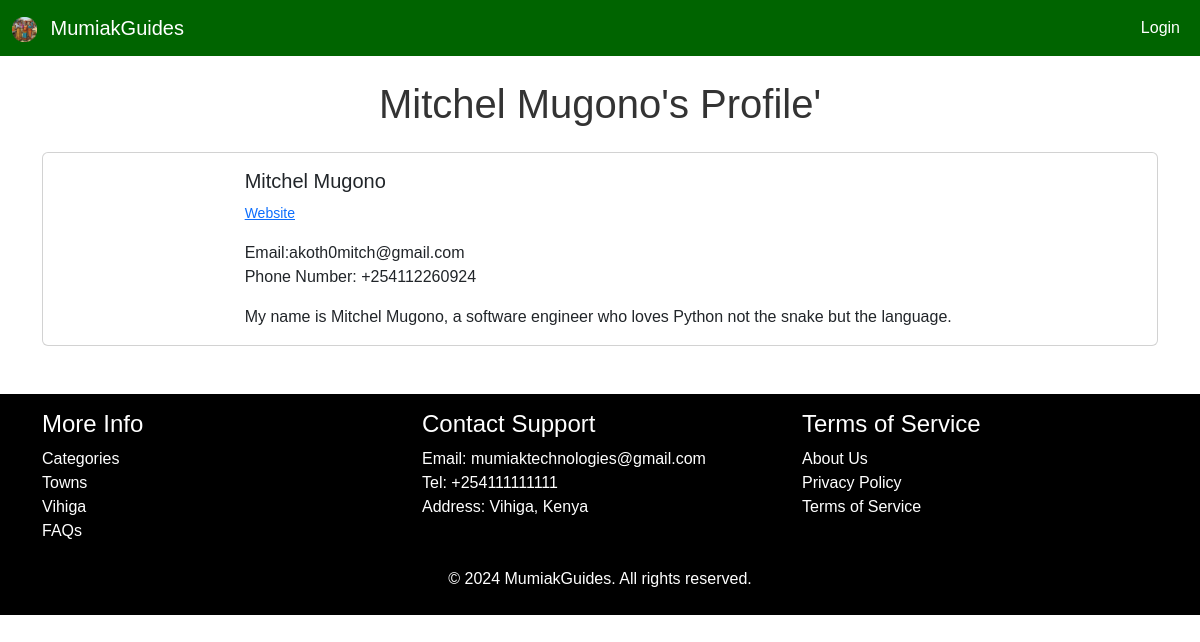
/users/1/profile/, run on an earlier commit of the app's database.
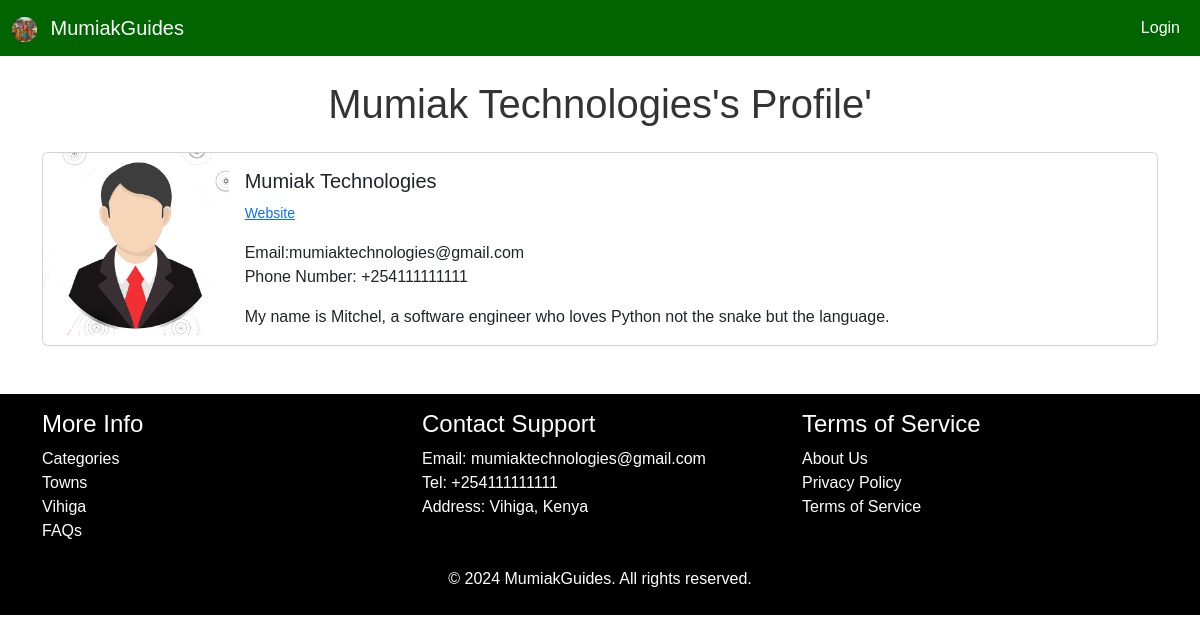
And on a later commit of the database.
### listings/models.py (models this page shows, shortened)
class UserProfile(models.Model):
    GENDER_CHOICES = [
        ('female', 'Female'),
        ('male', 'Male'),
        ('other', 'Other'),
        ('prefer_not_to_say', 'Prefer not to say'),
    ]
    user = models.OneToOneField(User, null=True, on_delete=models.CASCADE)
    bio = models.TextField()
    profile_pic = models.ImageField(null=True, blank=True, upload_to="profiles/")
    website_url = models.CharField(max_length=255, null=True, blank=True)
    x_url = models.CharField(max_length=255, null=True, blank=True)
    instagram_url = models.CharField(max_length=255, null=True, blank=True)
    tiktok_url = models.CharField(max_length=255, null=True, blank=True)
    facebook_url = models.CharField(max_length=255, null=True, blank=True)
    gender = models.CharField(max_length=20, choices=GENDER_CHOICES, null=True, blank=True)
    mobile_number = models.CharField(
        max_length=15,
        validators=[
            RegexValidator(
                regex=r'^\+?1?\d{9,15}$',
                message="Phone number must be entered in the format: '+999999999'. Up to 15 digits allowed."
            ),
        ],
        blank=True,
        null=True,
        help_text="Enter your mobile number in the format: '+999999999'. Up to 15 digits allowed."
    )

### users/views.py (the view)
# urls.py: path('<int:pk>/profile/', ProfilePageView.as_view(), name="user_profile"),
class ProfilePageView(DetailView):
    model = UserProfile
    template_name = "profile/user_profile.html"
    def get_context_data(self, *args, **kwargs):
        context = super(ProfilePageView, self).get_context_data(*args, **kwargs)
        page_user = get_object_or_404(UserProfile, id=self.kwargs['pk'])
        context["page_user"] = page_user
        return context

### users/templates/profile/user_profile.html (shortened to what this page needs)
{% extends 'base.html' %}
{% load static %}
{% block content %}
<h1 class="text-center mt-4">
    {{ page_user.user.first_name }} {{ page_user.user.last_name }}'s Profile'
</h1>
<div class="card mb-3 mt-4">
    <div class="row g-0">
        <div class="col-md-2">
            {% if page_user.profile_pic and page_user.profile_pic.url %}
            <img src="{{ page_user.profile_pic.url }}" class="img-fluid rounded-start"
                alt="{{ listing.owner.first_name }}">
            {% else %}
            <img src="{% static 'images/profile.png' %}" class="img-fluid rounded-start"
                alt="{{ listing.owner.first_name }}">
            {% endif %}
        </div>
        <div class="col-md-10">
            <div class="card-body">
                <h5 class="card-title">{{ page_user.user.first_name }} {{ page_user.user.last_name }}</h5>
                <p class="card-text">
                    <small class="text-body-secondary">
                        {% if page_user.website_url %}
                        <a href="{{ page_user.website_url }}" target="_blank">Website</a>
                        {% endif %}
                    </small>
                </p>
                <a href="{{ page_user.user.email }}" class="nav-link mt-2">Email:{{ page_user.user.email }}</a>
                <p>Phone Number: {{ page_user.mobile_number}}</p>
                <p class="card-text">{{ page_user.bio }}</p>
            </div>
        </div>
    </div>
</div>
{% endblock %}

### listings/templates/base.html (shortened to what this page needs)
<!DOCTYPE html>
<html lang="en">
{% load static %}
<head>
    <link href="https://cdn.jsdelivr.net/npm/bootstrap@5.3.3/dist/css/bootstrap.min.css" rel="stylesheet">
    <link rel="stylesheet" href="https://cdnjs.cloudflare.com/ajax/libs/leaflet/1.9.4/leaflet.css"
 />
    <link rel="stylesheet"
        href="https://cdnjs.cloudflare.com/ajax/libs/esri-leaflet-geocoder/3.1.4/esri-leaflet-geocoder.css"
 />
    <link rel="stylesheet" href="{% static 'css/style.css' %}">
</head>
<body>
    <nav class="navbar navbar-expand-md navbar-bg">
        <div class="container-fluid">
            <a class="navbar-brand" href="{% url 'home' %}">
                <img src="{% static 'images/owners.png' %}" alt="Logo" class="me-2" style="max-width: 25px;">
                MumiakGuides
            </a>
            <div class="collapse navbar-collapse" id="navbarSupportedContent">
                <ul class="navbar-nav ms-auto">
                    {% if user.is_authenticated %}
                    <li class="nav-item dropdown">
                        <a class="nav-link dropdown-toggle" href="#" id="navbarDropdown" role="button"
                            data-bs-toggle="dropdown" aria-expanded="false">
                            {{ user.username }}
                        </a>
                        <ul class="dropdown-menu dropdown-menu-end" aria-labelledby="navbarDropdown">
                            {% if user.userprofile.id %}
                            <li><a class="dropdown-item" href="{% url 'user_profile' user.userprofile.id %}">Profile</a>
                            </li>
                            {% endif %}
                            <li><a class="dropdown-item" href="{% url 'dashboard' %}">Dashboard</a></li>
                            <div class="dropdown-divider"></div>
                            <li><a class="dropdown-item" href="{% url 'logout_page' %}">Logout</a></li>
                        </ul>
                    </li>
                    {% else %}
                    <li class="nav-item">
                        <a class="nav-link" href="{% url 'login' %}">Login</a>
                    </li>
                    {% endif %}
                </ul>
            </div>
        </div>
    </nav>
    <div class="container">
        {% block content %}
        {% endblock %}
    </div>
    <footer class="py-3 mt-5">
        <div class="container">
            <div class="row">
                <div class="col-md-4">
                    <h4>More Info</h4>
                    <a href="{% url 'industrylist' %}" class="nav-link">Categories</a>
                    <a href="{% url 'townlist' %}" class="nav-link">Towns</a>
                    <a href="{% url 'vihiga' %}" class="nav-link">Vihiga</a>
                    <a href="{% url 'faqs' %}" class="nav-link">FAQs</a>
                </div>
                <div class="col-md-4">
                    <h4>Contact Support</h4>
                    <a href="mailto:mumiaktechnologies@gmail.com" class="nav-link">Email:
                        mumiaktechnologies@gmail.com</a>
                    <a href="tel:+254112260924" class="nav-link">Tel: +254111111111</a>
                    <a href="#" class="nav-link">Address: Vihiga, Kenya</a>
                </div>
                <div class="col-md-4">
                    <h4>Terms of Service</h4>
                    <a href="{% url 'about' %}" class="nav-link">About Us</a>
                    <a href="{% url 'privacy' %}" class="nav-link">Privacy Policy</a>
                    <a href="{% url 'terms' %}" class="nav-link">Terms of Service</a>
                </div>
            </div>
        </div>
    </footer>
    <div class="container-fluid copyright py-2">
        <div class="row">
            <div class="col-md-12 text-center">
                <p>&copy; 2024 MumiakGuides. All rights reserved.</p>
            </div>
        </div>
    </div>
</body>
</html>

### static/css/style.css (style rules this page uses)
* { padding: 0; margin: 0; font-family: sans-serif; }

### listings/templates/base.html (style rules this page uses)
body { background-color: #ffffff; color: #333333; }
.navbar-bg { background-color: #006400; }
.navbar-brand { color: #ffffff; }
.navbar-nav .nav-link { color: #ffffff; }
footer { background-color: #000000; color: #ffffff; }
footer a { color: #ffffff; }
.copyright { background-color: #000000; color: #ffffff; }

What changed in the data, as far as the page shows it:
changed UserProfile: user.first_name "Mitchel" → "Mumiak"; user.last_name "Mugono" → "Technologies"; profile_pic: picture added; user.email "akoth0mitch@gmail.com" → "mumiaktechnologies@gmail.com"; mobile_number "+254112260924" → "+254111111111"; bio "My name is Mitchel Mugono, a software engineer who loves Python not the snake but the language." → "My name is Mitchel, a software engineer who loves Python not the snake but the language."
